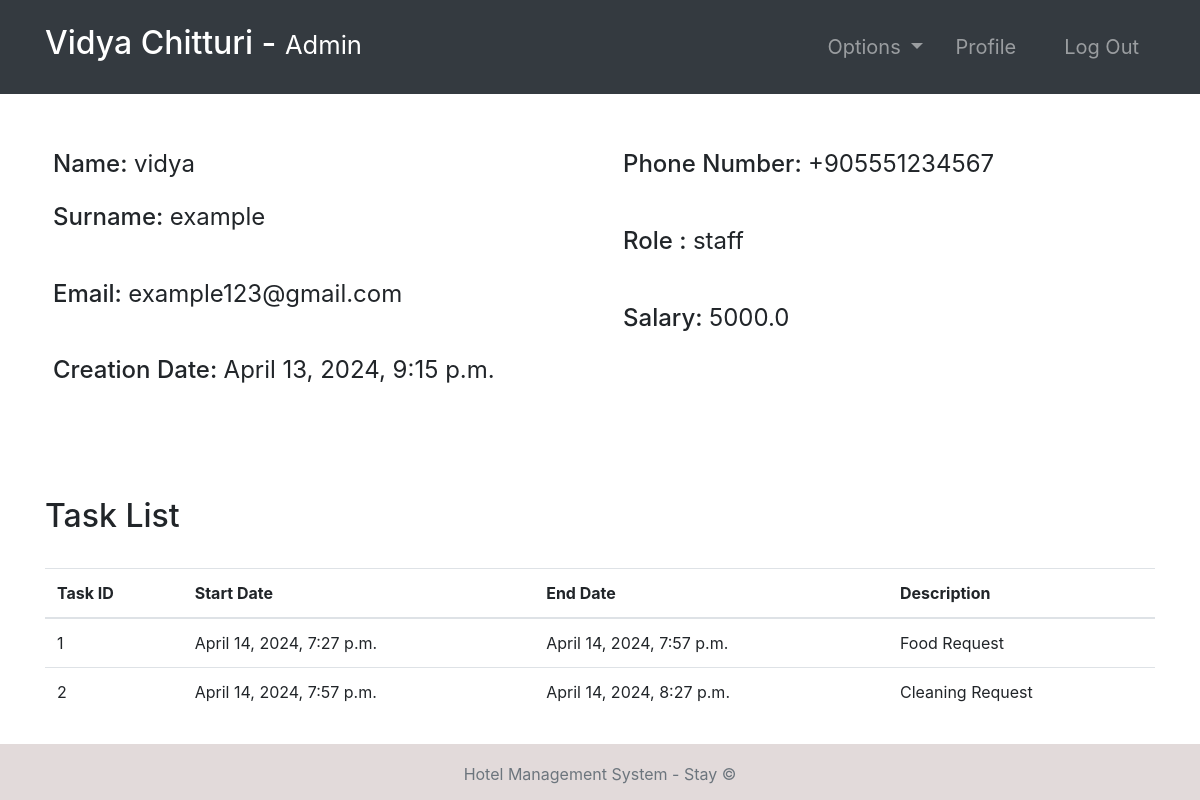
The app's page /employee-profile/2/ (signed in) with its own data.
### accounts/models.py (models this page shows, shortened)
class Employee(models.Model):
    user = models.OneToOneField(User, null=True, on_delete=models.CASCADE)
    phoneNumber = PhoneNumberField(unique=True)
    salary = models.FloatField()

class Task(models.Model):
    employee = models.ForeignKey(
        Employee,   null=True, on_delete=models.CASCADE)
    startTime = models.DateTimeField()
    endTime = models.DateTimeField()
    description = models.TextField()

### accounts/views.py (the view, shortened to what this page needs)
# urls.py: path('employee-profile/<str:pk>/', employee_details, name="employee-profile"),
@login_required(login_url='login')
def employee_details(request, pk):
    role = str(request.user.groups.all()[0])
    path = role + "/"
    tempUser = User.objects.get(id=pk)
    employee = Employee.objects.get(user=tempUser)
    tasks = Task.objects.filter(employee=employee)
    context = {
        "role": role,
        "employee": employee,
        "tasks": tasks
    }
    return render(request, path + "employee-profile.html", context)

### Templates/admin/employee-profile.html
{% extends '../index.html' %}
{% block context %}
{% include '../common_pages/employee-profile.html' %}
{% endblock %}

### Templates/incs/nav.html (shortened to what this page needs)
<nav class="navbar navbar-dark bg-dark navbar-expand-lg py-3 " role="navigation">
    <div class="container">
        <a href="" class="navbar-brand">
            <h2 class="text-capitalize">
                {{ request.user.first_name }} {{ request.user.last_name }} -
                <small>
                    {{ role }}
                </small>
            </h2>
        </a>
        <div class="collapse navbar-collapse" id="navbarTags">
            <ul class="navbar-nav ml-auto">
                <li class="nav-item dropdown p-2">
                    <a class="nav-link dropdown-toggle" href="#" id="navbarDropdown" role="button"
                        data-toggle="dropdown" aria-haspopup="true" aria-expanded="false">
                        Options
                    </a>
                </li>
                <li class="nav-item mr-3 p-2">
                    {% if role == 'staff' or role == 'receptionist' or role == 'admin' or role == 'manager' %}
                    <a href="{% url 'employee-profile' user.id %}" class="nav-link">Profile</a>
                    {% endif %}
                </li>
                <li class="nav-item p-2 ">
                    <a href="{% url 'logout' %}" class="nav-link">Log Out</a>
                </li>
            </ul>
        </div>
    </div>
</nav>

### Templates/common_pages/employee-profile.html (shortened to what this page needs)
<div class="container">
    <form action="" method="POST">
        <div class="row mt-5 clearfix">
            <div class="col-6">
                <div class="p-2 h4">
                    <span>Name:</span>
                    {% if employee.user.id != request.user.id %}
                    <span class="font-weight-normal">{{employee.user.first_name}} </span>
                    {% else %}
                    <input type="text" class="form-control border border-secondary" id="id_first_name"
                        value="{{employee.user.first_name}}" name="first_name">
                    {% endif %}
                </div>
                <div class="p-2 h4">
                    <span>Surname:</span>
                    {% if employee.user.id != request.user.id %}
                    <span class="font-weight-normal"> {{employee.user.last_name}}</span>
                    {% else %}
                    <input type="text" class="form-control border border-secondary" id="id_last_name"
                        value="{{employee.user.last_name}}" name="last_name">
                    {% endif %}
                </div>
                <br>
                <div class="p-2 h4">
                    <span>Email:</span>
                    {% if employee.user.id != request.user.id %}
                    <span class="font-weight-normal">{{employee.user.email}}</span>
                    {% else %}
                    <input type="email" class="form-control border border-secondary" id="id_email"
                           value="{{employee.user.email}}" name="email">
                    {% endif %}
                </div>
                <br>
                <div class="p-2 h4">
                    <span>Creation Date:</span>
                    <span class="font-weight-normal">{{employee.user.date_joined}}</span>
                </div>
            </div>
            <div class="col-6">
                <div class="p-2 h4">
                    <span>Phone Number: </span>
                    {% if employee.user.id != request.user.id %}
                    <span class="font-weight-normal">{{employee.phoneNumber}}</span>
                    {% else %}
                    <input type="text" class="form-control border border-secondary" id="id_phoneNumber"
                        value="{{employee.phoneNumber}}" name="phoneNumber">
                    {% endif %}
                </div>
                <br>
                <div class="p-2 h4">
                    <span>Role :</span>
                    <span class="font-weight-normal">{{employee.user.groups.first}}</span>
                </div>
                <br>
                <div class="p-2 h4">
                    <span>Salary:</span>
                    <span class="font-weight-normal">{{employee.salary}}</span>
                </div>
            </div>
        </div>
        <br>
    </form>
    <br>
    {% if role == 'staff' or request.user != employee.user %}
    <div class="table-responsive my-5">
        <div class="table-header row">
            <div class="col-sm-12 col-md-12 col-lg-4 mb-4">
                <h2>Task List</h2>
            </div>
        </div>
        <table class="table table-hover">
            <thead>
                <tr>
                    <th>Task ID</th>
                    <th>Start Date</th>
                    <th>End Date</th>
                    <th>Description</th>
                </tr>
            </thead>
            <tbody>
                {% for tasks in tasks %}
                <tr>
                    <td>{{tasks.id}}</td>
                    <td>{{tasks.startTime}}</td>
                    <td>{{tasks.endTime}}</td>
                    <td>{{tasks.description}}</td>
                </tr>
                {% endfor %}
            </tbody>
        </table>
    </div>
    {% endif %}
</div>

### static/css/main.css (style rules this page uses)
* { margin: 0; padding: 0; -webkit-font-smoothing: antialiased; }
.clearfix { overflow: auto; }
body { position: relative; }
nav .nav-item { font-size: 20px; }

### records on screen
Employee: user.first_name "vidya", user.last_name "example", user.email "example123@gmail.com", user.date_joined "April 13, 2024, 9:15 p.m.", phoneNumber "+905551234567", user.groups.first "staff", salary "5000.0"
Task: id "1", startTime "April 14, 2024, 7:27 p.m.", endTime "April 14, 2024, 7:57 p.m.", description "Food Request"
Task: id "2", startTime "April 14, 2024, 7:57 p.m.", endTime "April 14, 2024, 8:27 p.m.", description "Cleaning Request"

### other values on screen
{{ request.user.first_name }} "Vidya"
{{ request.user.last_name }} "Chitturi"
{{ role }} "Admin"
